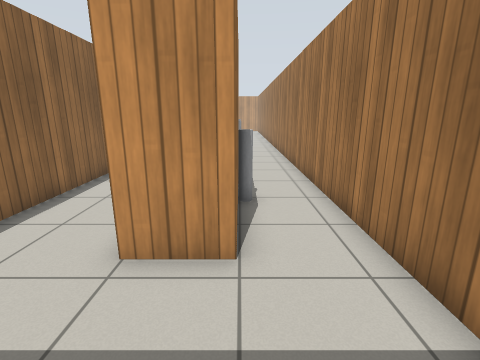
view 1 (above)

21 first-person views from a walk through a Gazebo world. The camera is 1.2 m above the floor, tilts 14° down and sees 85° across. The floor is counted in squares, 0.5 m on a side. Each view is taken from the middle of a square. On the plan, view 1 faces up. The plan holds only what a view shows up to about 17 squares ahead; the rest is blank. Gazebo's built-in surfaces are drawn with simple patterns.

view 2
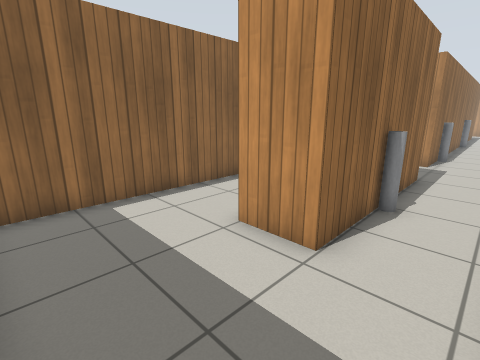

view 3
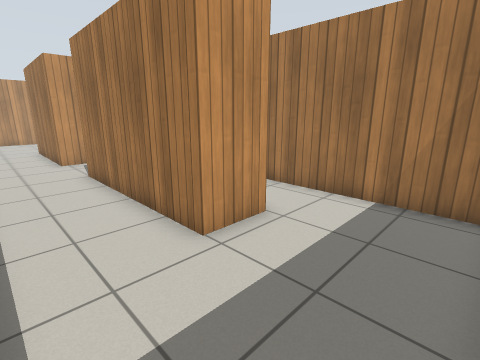

view 4
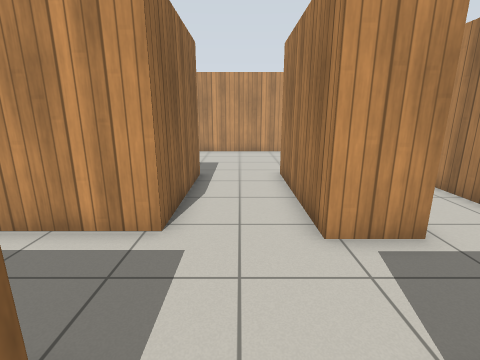

view 5
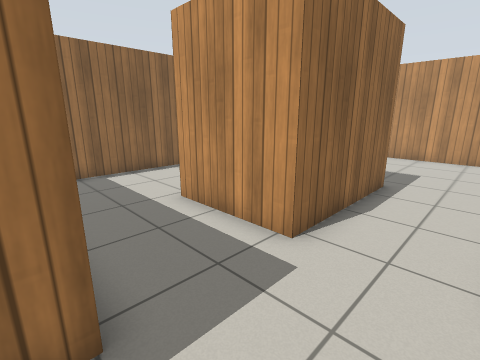

view 6
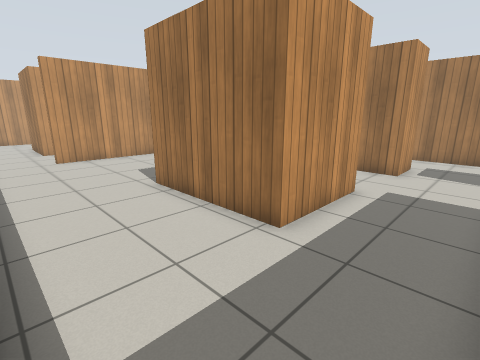

view 7
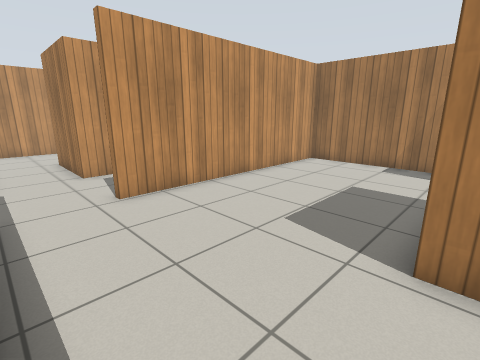

view 8
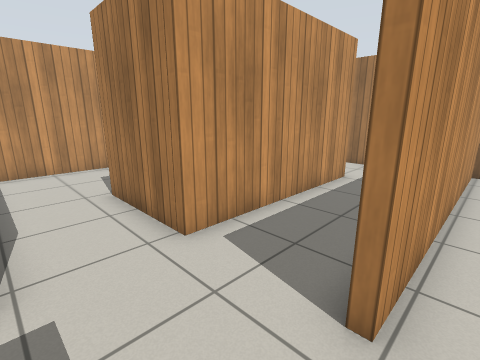

view 9
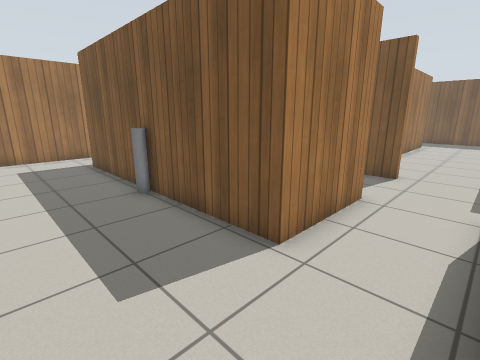

view 10
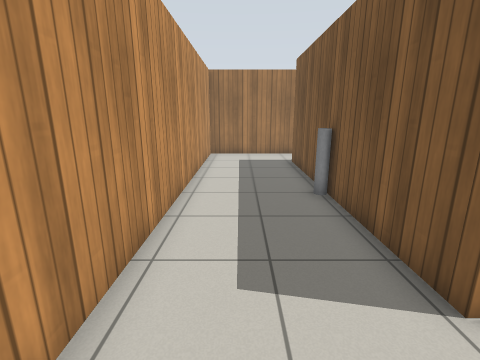

view 11
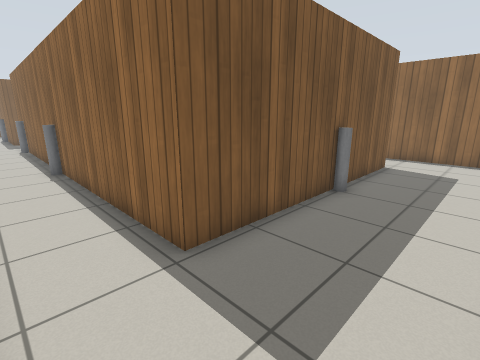

view 12
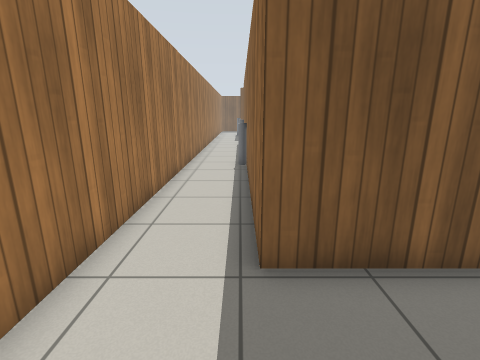

view 13
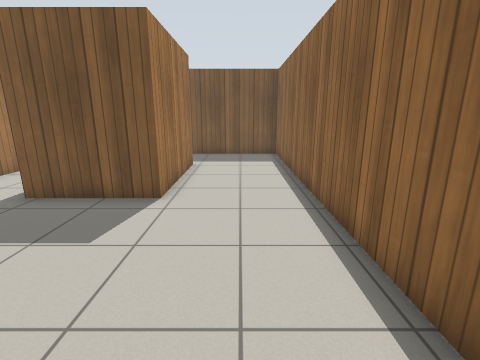

view 14
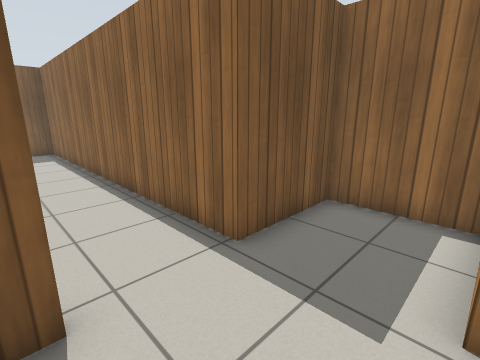

view 15
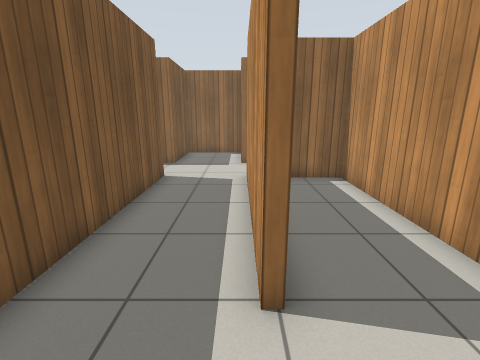

view 16
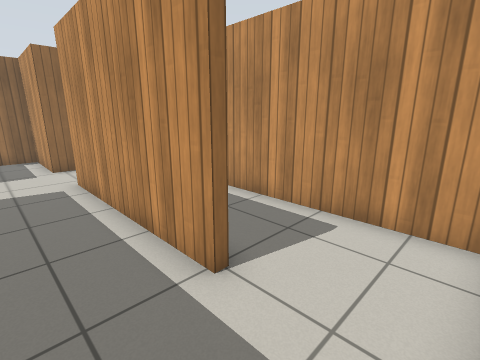

view 17
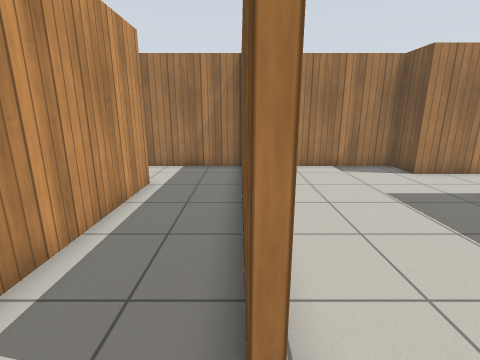

view 18
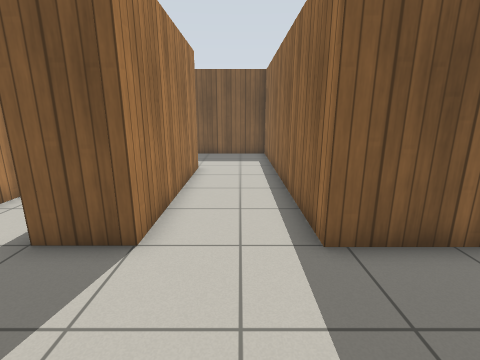

view 19
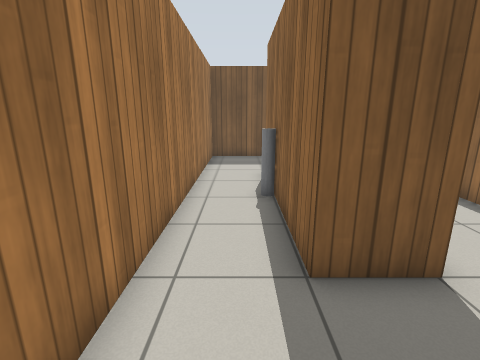

view 20
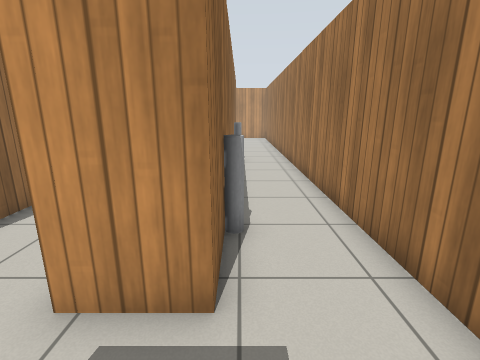

view 21
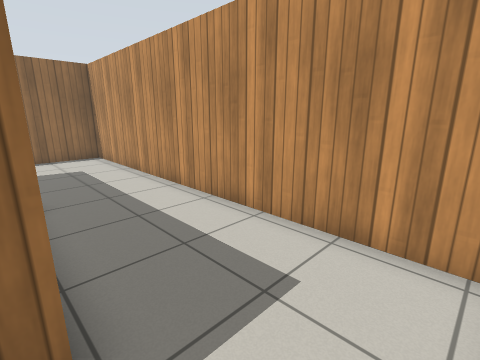

### Floor plan
Ten units are one square. View 1 is at (0, 0); x grows to the right and y downward. Boxes are objects, and circles mark ways between rooms. Rooms are numbered by the first view taken in them; rooms with no view inside come last. Other rooms are left out.
<svg viewBox="-185 -404 216 414">
<path fill="none" stroke="#000" d="M-56 -206 -56 -151 -97 -151 -97 -206 -56 -206M-24 -206 -6 -206 -6 -276 -114 -276M-114 -279 -39 -279M-6 -279 -6 -316M-37 -313 -113 -313 -113 -353 -3 -353 -3 -148 -23 -148 -23 -209M-143 -320 -143 -311 -180 -311 -180 -277 -143 -277 -143 -115 -56 -115 -56 5 26 5 26 -399 -143 -399 -143 -344M-56 -350 -66 -350M-1 -65 -1 -40 -21 -40 -21 -115 -1 -115 -1 -75M-6 -316 -6 -326M-9 -350 -56 -350M-66 -350 -110 -350 -110 -330"/>
<rect x="-65" y="-355" width="10" height="10" fill="#bbb"><title>grey pole</title></rect>
<rect x="-5" y="-175" width="10" height="10" fill="#bbb"><title>grey pole</title></rect>
<rect x="-5" y="-265" width="10" height="10" fill="#bbb"><title>grey pole</title></rect>
<circle cx="-20" cy="-320" r="3" fill="#2a7"/>
<circle cx="-45" cy="-335" r="3" fill="#2a7"/>
<text x="-60" y="-220">1</text>
<text x="-30" y="-330">2</text>
<text x="-80" y="-340">3</text>
</svg>
Room 1 opens to room 2. Room 2 opens to room 3.

Where each view was taken, in squares from view 1:
view 1: 0 up, 0 right, facing up
view 2: 0 up, 2 right, facing up-left
view 3: 0 up, 5 left, facing up-right
view 4: 10 up, 4 left, facing up
view 5: 11 up, 3 left, facing up-left
view 6: 12 up, 14 left, facing up-right
view 7: 20 up, 14 left, facing up-right
view 8: 27 up, 14 left, facing up-right
view 9: 39 up, 14 left, facing down-right
view 10: 38 up, 14 left, facing right
view 11: 39 up, 2 right, facing down-left
view 12: 39 up, 0 right, facing down
view 13: 28 up, 12 left, facing down
view 14: 31 up, 11 left, facing down-left
view 15: 31 up, 1 left, facing left
view 16: 29 up, 1 left, facing up-left
view 17: 28 up, 13 left, facing right
view 18: 16 up, 4 left, facing down
view 19: 15 up, 1 right, facing down
view 20: 12 up, 0 right, facing up
view 21: 35 up, 2 right, facing up-left
